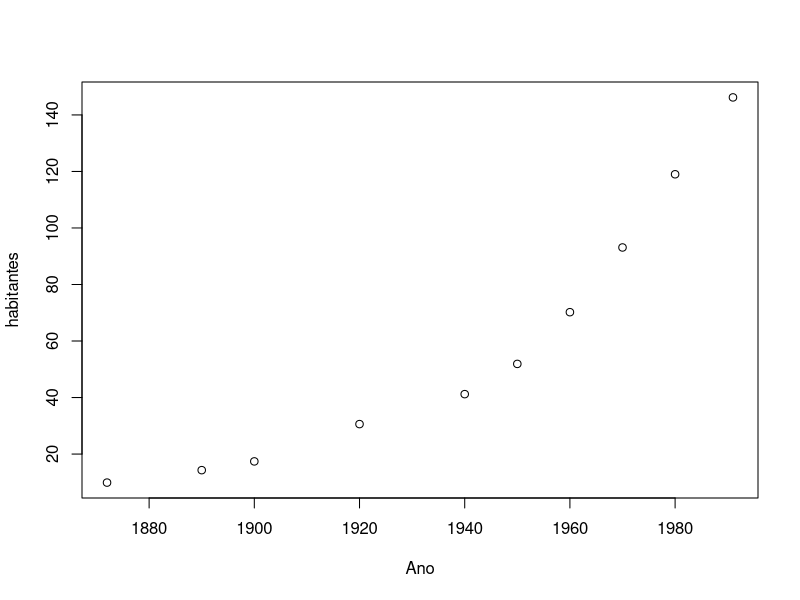
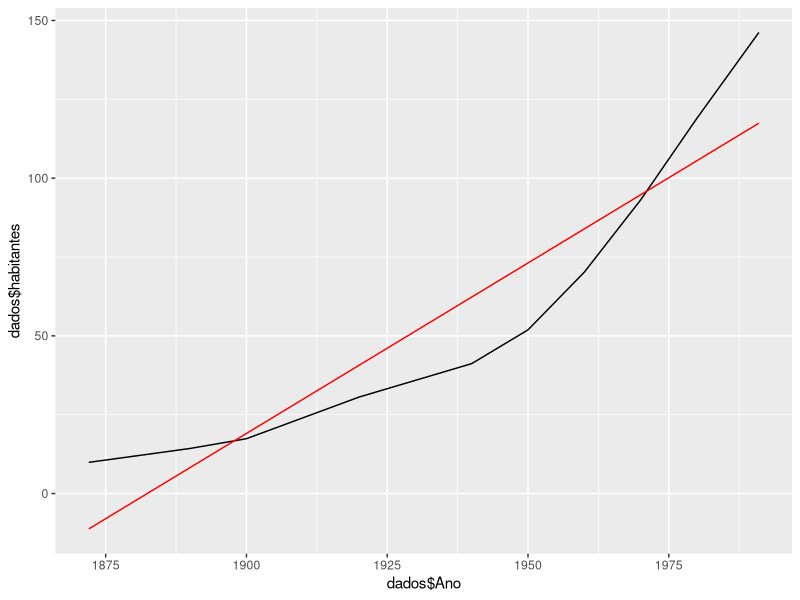
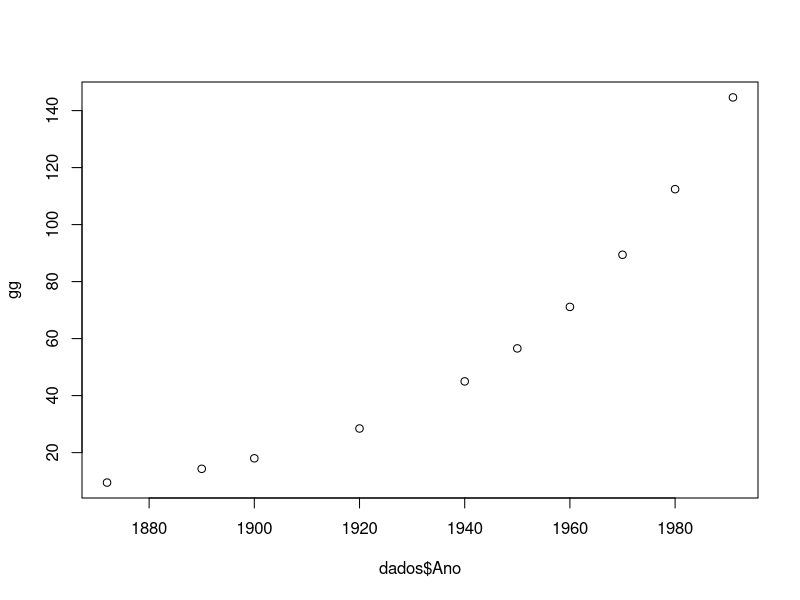
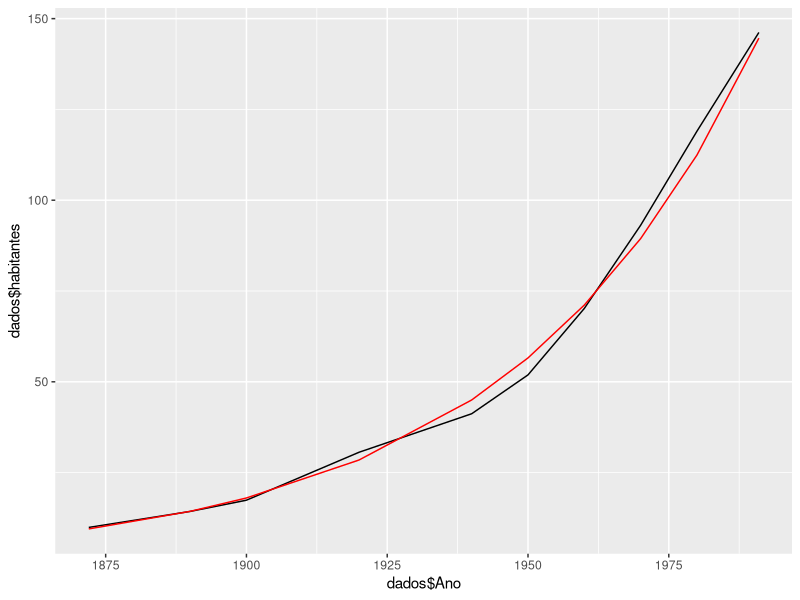

Source code (R) for these figures, in order:
## ---- chunk 1
library(tidyverse)
## ---- chunk 2
dados<-tibble(Ano = c(1872,1890,1900,1920,1940,1950,1960,1970,1980,1991), habitantes = c(9.9,14.3,17.4,30.6,41.2,51.9,70.2,93.1,119,146.2))

plot(dados)
## ---- chunk 3
teste_linear<- mutate(dados, xy = dados$Ano*dados$habitantes,`x²` = dados$Ano*dados$Ano )
soma_linear<- apply(teste_linear,2,sum)
n <- nrow(dados)

a_linear<- function(soma,n){
  aa<- (n*soma[3] - soma[1]*soma[2])/(n*soma[4] - (soma[1]^2))
  return(aa)
}

a_l<-a_linear(soma_linear,n)

b_linear <- function(soma,n){
  bb<- (soma[1]*soma[3] - soma[2]*soma[4])/((soma[1]^2) -  n*soma[4])
  return(bb)
}
b_l<-b_linear(soma_linear,n)

## ---- chunk 4

g_linear<-function(a,b,x){
  g1<- (a*x + b)
  return(g1)
}

y_med<-  soma_linear[2]/n
gx<- g_linear(a_l,b_l,dados$Ano)



SQreg<-((abs(gx-y_med))^2)
SQtot<- ((dados$habitantes - y_med)^2)
R2linear<- (sum(SQreg))/(sum(SQtot))
print(R2linear)
## ---- chunk 5
ggplot()+ geom_line(aes(x= dados$Ano, y= dados$habitantes)) + geom_line(aes(x= dados$Ano, y= gx),color = "red")
## ---- chunk 6


teste_exp<- mutate(dados, y= log(dados$habitantes), `x*lny` =(log(dados$habitantes)*dados$Ano), `x²` = (((dados$Ano))^2))
teste_exp<-(teste_exp[,c(1,3,4,5)])
soma_exp<- apply(teste_exp,2, sum)
a_exp<- a_linear(soma_exp,n)
b_exp<- exp(b_linear(soma_exp,n))

print(c(a_exp,b_exp))

g_exp<- function(a,b,x){
  g3<- (b*exp(a*x))
    return(g3)
}
gg<-g_exp(a_exp,b_exp,dados$Ano)

plot(dados$Ano,gg)

## ---- chunk 7
ggplot()+ geom_line(aes(x= dados$Ano, y= dados$habitantes)) + geom_line(aes(x= dados$Ano, y= gg),color = "red")
## ---- chunk 8
habitantes2000<-g_exp(a_exp,b_exp,2000)

habitantes2000
## ---- chunk 9
ano<-  (log(100/b_exp)/(a_exp))
print(ano)
